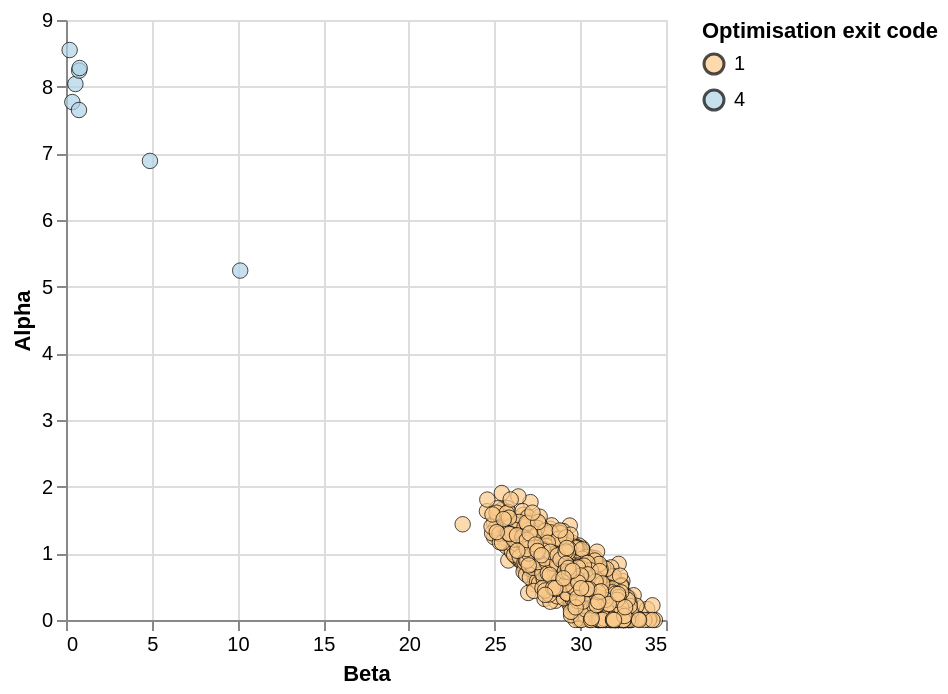

Describe this chart as a Vega-Lite specification.
### Vega-Lite specification from a JSON file in a GitHub repository (floating-point values rounded to 4 significant figures; data arrays with more than 128 entries replaced by an {"elided": "..."} marker saying what was removed)
{"$schema": "https://vega.github.io/schema/vega-lite/v5.json", "height": 300, "width": 300, "data": {"values": {"elided": "2000 records"}}, "mark": {"type": "point", "size": 60, "filled": true, "stroke": "black", "strokeWidth": 0.5}, "encoding": {"x": {"field": "beta", "type": "quantitative", "title": "Beta", "scale": {"zero": false}}, "y": {"field": "alpha", "type": "quantitative", "title": "Alpha", "scale": {"zero": false}}, "color": {"field": "exit_code", "type": "ordinal", "title": "Optimisation exit code", "scale": {"range": "diverging"}}}}
